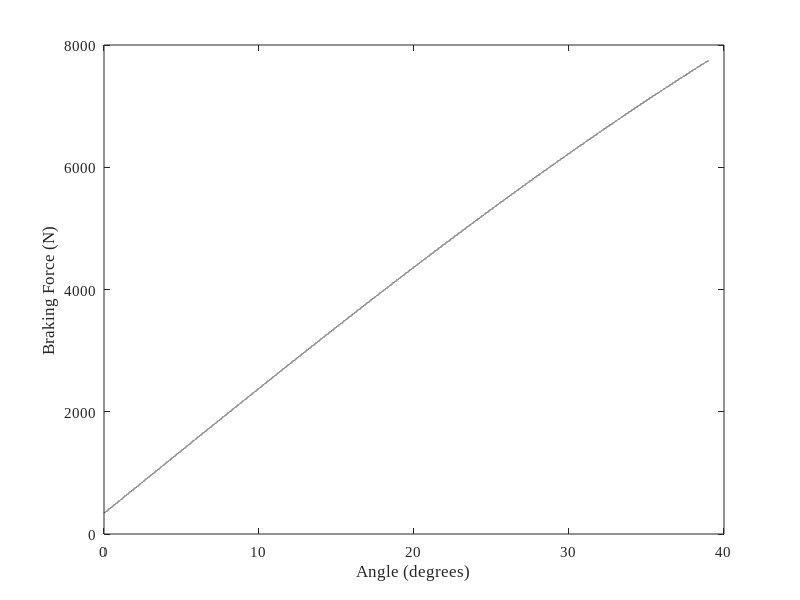

This chart was generated by the following MATLAB code: (Note: this script raises an error after producing the figure.)
% Parameters
M = 1; % Example value for M; replace with actual value if known
g = 9.81; % Acceleration due to gravity in m/s^2
m = 1200; % Mass in kg
t = 1.77; % Time in seconds

% Calculate constant term
constant_term = 0.5 * (m / t);

% Range of angles (in degrees)
angles = linspace(0, 39, 100000); % From 0 to 39 degrees

% Convert angles to radians for MATLAB trigonometric functions
angles_rad = deg2rad(angles);

% Calculate braking force for each angle
F_b = m * g * sin(angles_rad) + constant_term;

% Plotting
figure;
plot(angles, F_b, '--k', 'LineWidth', 1);
xlabel('Angle (degrees)', 'FontSize', 11, 'FontName', 'Times New Roman');
ylabel('Braking Force (N)', 'FontSize', 11, 'FontName', 'Times New Roman');


% Set the font size and font name for the axes
set(gca, 'FontSize', 11, 'FontName', 'Times New Roman');

% Prepare data for exporting to Excel
data = table(angles', F_b', 'VariableNames', {'Angle', 'BrakingForce'});

% Define the filename
filename = 'braking_force_data.xlsx';

% Write data to Excel
writetable(data, filename);

disp(['Data successfully written to ', filename]);
